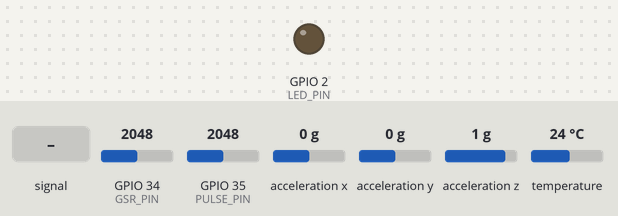
Simulated run of this sketch. Board: ESP32. Shown: output pins drawn as LEDs (lit = HIGH). Wiring (inferred from the names in the program): MPU-6050 motion sensor at I2C address 0x68. The test bench sets the inputs (shaded band); at power-on: GPIO 34 (GSR_PIN) = 2048, temperature 24 °C, GPIO 35 (PULSE_PIN) = 2048, acceleration x 0 g, acceleration y 0 g, acceleration z 1 g (analog values on the 0–4095 scale). What the sketch prints to the serial monitor is not drawn.

Above: at 1.3 s.
1.4 s: GPIO 34 (GSR_PIN) set to 55
3.2 s: GPIO 34 (GSR_PIN) set to 45
At 4.4 s:
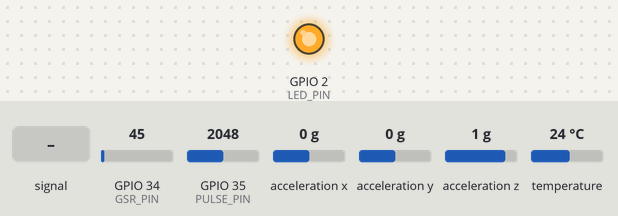
5.5 s: GPIO 35 (PULSE_PIN) fed a 200 Hz sine of ±327 counts around its level
At 7.8 s:
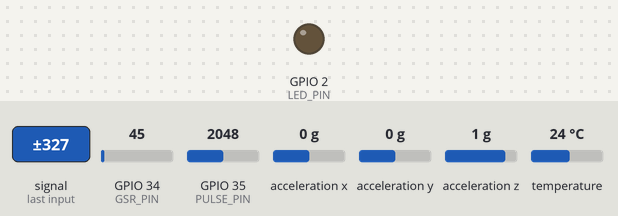
8.5 s: temperature set to 27.4 °C
12.5 s: temperature set to 28.8 °C
At 13.6 s:
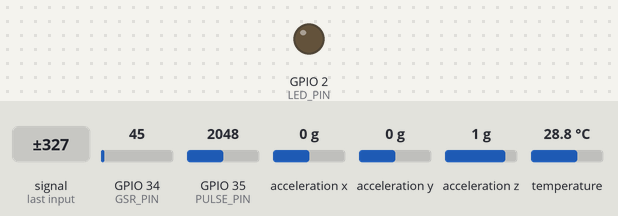
Timing chart, 0 to 15.5 s (numbered marks = the images above; inputs shaded):
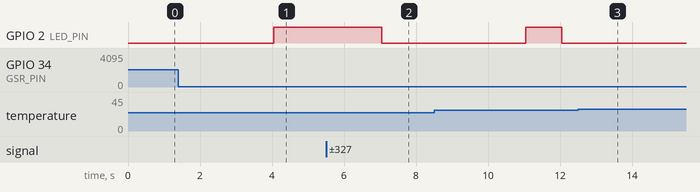

Measured:
- the behaviour switches between 51 and 50 on GPIO 34 (GSR_PIN) (found by bisection; images 0 and 1)
- after the input at 1.4 s, every drawn part: stays the same
- after the input at 3.2 s, GPIO 2 (LED_PIN): LOW → HIGH after 0.84 s
- after the input at 5.5 s, GPIO 2 (LED_PIN): HIGH → LOW after 1.5 s
- after the input at 12.5 s, GPIO 2 (LED_PIN): stays LOW (without the input it goes to HIGH after 2.5 s)

The sketch:

psychescan_usb.ino
```cpp
/*
 * PsycheScan sensor firmware: USB serial only (no Wi-Fi, no Bluetooth).
 *
 * Once per second it prints one JSON line at 115200 baud, for example:
 *   {"hr":78.4,"gsr":2.15,"temp":34.6,"motion":0.042,"dataValid":true,"max30102":true,"gsrConnected":true,"ds18b20":true,"mpu6050":true}
 * Human-readable debug lines start with "#" so the dashboard ignores them.
 *
 * Boards: ESP32 (e.g. ESP32 Dev Module) and ESP32-S3.
 *   ESP32-S3 on its native USB port: in the Arduino IDE set
 *   Tools > USB CDC On Boot > "Enabled", otherwise nothing appears on the serial port.
 *
 * Libraries: OneWire, DallasTemperature (and the esp32 board package by Espressif).
 */

#include <Wire.h>
#include <OneWire.h>
#include <DallasTemperature.h>

// ===================== Pins =====================
// GPIO 34/35 and 22 do not exist as ADC/I2C pins on the ESP32-S3, so it uses its own map.
#if CONFIG_IDF_TARGET_ESP32S3
  #define I2C_SDA       8
  #define I2C_SCL       9
  #define GSR_PIN       4    // ADC1_CH3
  #define PULSE_PIN     5    // ADC1_CH4
  #define ONE_WIRE_BUS  15
  #define LED_PIN       -1   // most S3 boards have an RGB LED instead; disabled
#else
  #define I2C_SDA       21
  #define I2C_SCL       22
  #define GSR_PIN       34
  #define PULSE_PIN     35
  #define ONE_WIRE_BUS  4
  #define LED_PIN       2
#endif

#define MPU_ADDR        0x68

// ===================== Contact / validity limits =====================
#define PULSE_SIGNAL_MIN  80      // pulse waveform amplitude (ADC counts) that means a finger is on the sensor
#define GSR_SKIN_MIN      50      // raw ADC level that means the GSR electrodes touch skin
#define TEMP_SKIN_MIN     28.0f   // DS18B20 reading range that means the probe is on skin
#define TEMP_SKIN_MAX     40.0f

// ===================== Timing =====================
const unsigned long PULSE_SAMPLE_MS = 10;     // 100 Hz pulse sampling
const unsigned long MPU_MS = 50;
const unsigned long REPORT_MS = 1000;         // one JSON line per second

OneWire oneWire(ONE_WIRE_BUS);
DallasTemperature tempSensor(&oneWire);

// ===================== Pulse detection state =====================
int IBI = 600;
bool Pulse = false;
int sampleCounter = 0;
int lastBeatTime = 0;
int P = 2048;
int T = 2048;
int thresh = 2100;
int amp = 400;
bool firstBeat = true;
bool secondBeat = false;

int pulseSignalPeak = 0;
int pulseSignalTrough = 4095;
unsigned long lastAmpUpdate = 0;
bool fingerDetected = false;
float heartRate = 0.0f;
bool hrValid = false;

// ===================== Other sensors =====================
bool mpuOK = false;
float motionValue = 0.0f;

float gsrMicroSiemens = 0.0f;
bool gsrOnSkin = false;

bool tempOK = false;
float temperature = 0.0f;
bool tempOnSkin = false;

unsigned long lastPulseRead = 0;
unsigned long lastMPURead = 0;
unsigned long lastReport = 0;

// Previous contact states, so contact changes are logged once instead of every second.
bool prevFinger = true, prevGsr = true, prevTemp = true;

bool initMPU6050();
void readMPU6050();
void readPulseSensor();
void readGSR();
void readTemperature();
void logContactChanges();
void printJson();

void setup() {
  Serial.begin(115200);
  // USB CDC (ESP32-S3) needs a moment for the host to open the port; don't wait forever.
  unsigned long start = millis();
  while (!Serial && millis() - start < 2000) delay(10);
  Serial.println(F("# PsycheScan USB firmware starting"));

  if (LED_PIN >= 0) {
    pinMode(LED_PIN, OUTPUT);
    digitalWrite(LED_PIN, LOW);
  }

  analogReadResolution(12);
  analogSetAttenuation(ADC_11db);

  Wire.begin(I2C_SDA, I2C_SCL);
  Wire.setClock(400000);
  Wire.beginTransmission(MPU_ADDR);
  mpuOK = (Wire.endTransmission() == 0) && initMPU6050();

  tempSensor.begin();
  tempOK = tempSensor.getDeviceCount() > 0;
  // Non-blocking conversions: a 12-bit DS18B20 read takes ~750 ms, which would stall pulse sampling.
  tempSensor.setWaitForConversion(false);
  if (tempOK) tempSensor.requestTemperatures();

  Serial.print(F("# MPU6050: "));
  Serial.println(mpuOK ? F("found") : F("not found"));
  Serial.print(F("# DS18B20: "));
  Serial.println(tempOK ? F("found") : F("not found"));
}

void loop() {
  unsigned long now = millis();

  if (now - lastPulseRead >= PULSE_SAMPLE_MS) {
    lastPulseRead = now;
    readPulseSensor();
  }

  if (mpuOK && now - lastMPURead >= MPU_MS) {
    lastMPURead = now;
    readMPU6050();
  }

  if (now - lastReport >= REPORT_MS) {
    lastReport = now;
    readGSR();
    readTemperature();
    logContactChanges();
    printJson();
  }
}

// ===================== Pulse sensor (peak/trough beat detection) =====================
void readPulseSensor() {
  int signal = analogRead(PULSE_PIN);
  sampleCounter += PULSE_SAMPLE_MS;
  int N = sampleCounter - lastBeatTime;

  if (signal < thresh && N > (IBI / 5) * 3 && signal < T) T = signal;
  if (signal > thresh && signal > P) P = signal;

  if (N > 250 && signal > thresh && !Pulse && N > (IBI / 5) * 3) {
    Pulse = true;
    IBI = sampleCounter - lastBeatTime;
    lastBeatTime = sampleCounter;
    if (secondBeat) secondBeat = false;
    if (firstBeat) {
      firstBeat = false;
      secondBeat = true;
    } else {
      heartRate = 60000.0f / IBI;
      hrValid = true;
    }
  }

  if (signal < thresh && Pulse) {
    Pulse = false;
    amp = P - T;
    thresh = amp / 2 + T;
    P = thresh;
    T = thresh;
  }

  // No beat for 2.5 s: reset the detector.
  if (N > 2500) {
    thresh = 2048;
    P = 2048;
    T = 2048;
    lastBeatTime = sampleCounter;
    firstBeat = true;
    secondBeat = false;
    hrValid = false;
    heartRate = 0;
  }

  // Finger detection from the waveform amplitude over 200 ms windows.
  if (signal > pulseSignalPeak) pulseSignalPeak = signal;
  if (signal < pulseSignalTrough) pulseSignalTrough = signal;
  if (millis() - lastAmpUpdate > 200) {
    fingerDetected = (pulseSignalPeak - pulseSignalTrough) > PULSE_SIGNAL_MIN;
    pulseSignalPeak = 0;
    pulseSignalTrough = 4095;
    lastAmpUpdate = millis();
  }
}

// ===================== MPU6050 =====================
void writeMPU(uint8_t reg, uint8_t value) {
  Wire.beginTransmission(MPU_ADDR);
  Wire.write(reg);
  Wire.write(value);
  Wire.endTransmission(true);
}

bool initMPU6050() {
  Wire.beginTransmission(MPU_ADDR);
  Wire.write(0x6B);
  Wire.write(0x00);                  // wake up
  if (Wire.endTransmission(true) != 0) return false;
  delay(100);
  writeMPU(0x1C, 0x00);              // accelerometer ±2 g
  writeMPU(0x1B, 0x00);              // gyro ±250 °/s
  writeMPU(0x1A, 0x03);              // digital low-pass filter ~44 Hz
  writeMPU(0x19, 19);                // sample rate 50 Hz
  return true;
}

void readMPU6050() {
  Wire.beginTransmission(MPU_ADDR);
  Wire.write(0x3B);
  Wire.endTransmission(false);
  Wire.requestFrom(MPU_ADDR, 6, true);
  if (Wire.available() < 6) return;
  int16_t rawAx = Wire.read() << 8 | Wire.read();
  int16_t rawAy = Wire.read() << 8 | Wire.read();
  int16_t rawAz = Wire.read() << 8 | Wire.read();
  float ax = rawAx / 16384.0f;
  float ay = rawAy / 16384.0f;
  float az = rawAz / 16384.0f;
  // Deviation of the acceleration magnitude from 1 g (gravity): ~0 when still.
  motionValue = fabsf(sqrtf(ax * ax + ay * ay + az * az) - 1.0f);
}

// ===================== GSR =====================
void readGSR() {
  long sum = 0;
  for (int i = 0; i < 10; i++) {
    sum += analogRead(GSR_PIN);
    delay(2);
  }
  int gsrRaw = sum / 10;
  gsrMicroSiemens = (gsrRaw / 4095.0f) * 10.0f;
  gsrOnSkin = gsrRaw > GSR_SKIN_MIN;
}

// ===================== Temperature =====================
void readTemperature() {
  if (!tempOK) {
    temperature = 0;
    tempOnSkin = false;
    return;
  }
  float t = tempSensor.getTempCByIndex(0);   // result of the conversion started one second ago
  tempSensor.requestTemperatures();          // start the next one
  if (t != DEVICE_DISCONNECTED_C && t > 0) {
    temperature = t;
    tempOnSkin = temperature >= TEMP_SKIN_MIN && temperature <= TEMP_SKIN_MAX;
  } else {
    temperature = 0;
    tempOnSkin = false;
  }
}

// ===================== Output =====================
void logContactChanges() {
  if (fingerDetected != prevFinger) {
    Serial.println(fingerDetected ? F("# Pulse sensor: finger detected") : F("# Pulse sensor: no finger"));
    prevFinger = fingerDetected;
  }
  if (gsrOnSkin != prevGsr) {
    Serial.println(gsrOnSkin ? F("# GSR: on skin") : F("# GSR: not on skin"));
    prevGsr = gsrOnSkin;
  }
  bool tempContact = tempOK && tempOnSkin;
  if (tempContact != prevTemp) {
    Serial.println(tempContact ? F("# DS18B20: on skin") : F("# DS18B20: not on skin"));
    prevTemp = tempContact;
  }
}

void printJson() {
  bool hrOk = fingerDetected && hrValid && heartRate > 0;
  bool tempContact = tempOK && tempOnSkin;
  bool dataValid = hrOk || gsrOnSkin || tempContact;

  char line[200];
  snprintf(line, sizeof(line),
           "{\"hr\":%.1f,\"gsr\":%.2f,\"temp\":%.1f,\"motion\":%.3f,\"dataValid\":%s,"
           "\"max30102\":%s,\"gsrConnected\":%s,\"ds18b20\":%s,\"mpu6050\":%s}",
           hrOk ? heartRate : 0.0f, gsrMicroSiemens, temperature, motionValue,
           dataValid ? "true" : "false",
           hrOk ? "true" : "false",
           gsrOnSkin ? "true" : "false",
           tempContact ? "true" : "false",
           mpuOK ? "true" : "false");
  Serial.println(line);

  // LED on while no sensor has skin contact.
  if (LED_PIN >= 0) digitalWrite(LED_PIN, dataValid ? LOW : HIGH);
}
```
